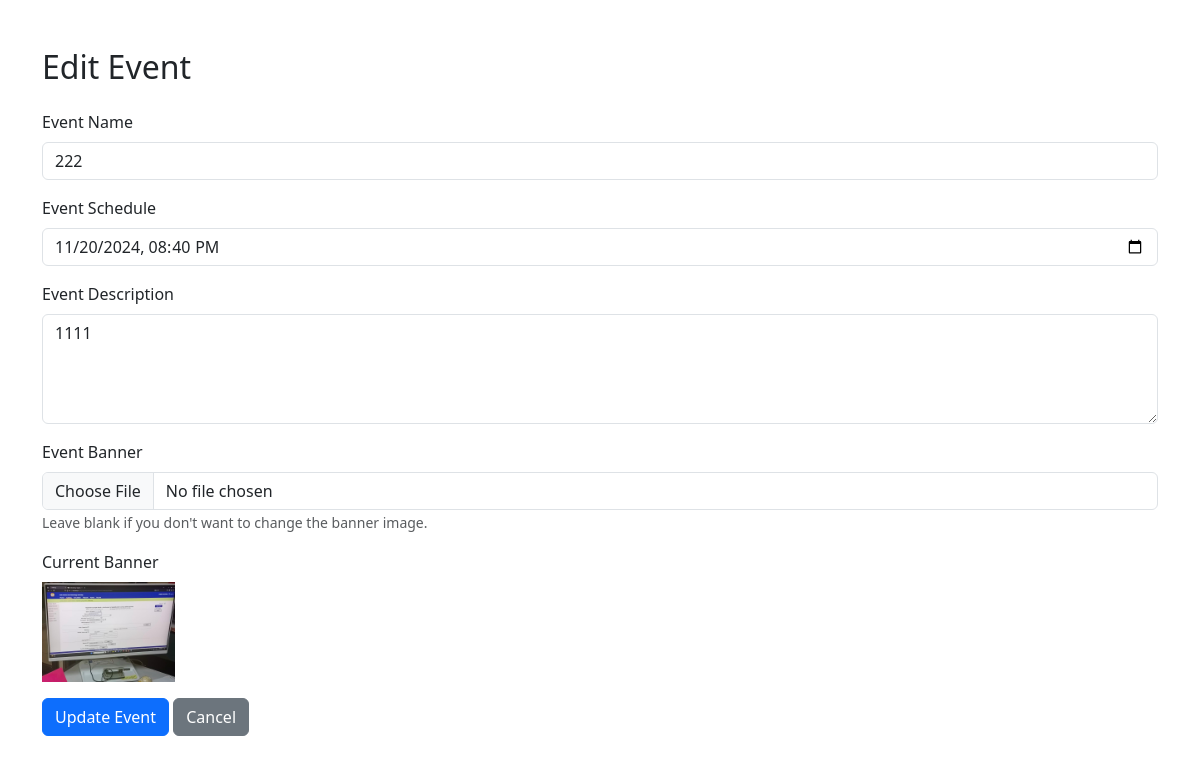
/admins/include/edit_event.php?id=5, run on the app's committed database.
### tables this page shows
CREATE TABLE `events` (
  `event_id` int(30) NOT NULL,
  `user_id` int(11) NOT NULL,
  `title` varchar(250) NOT NULL,
  `content` text NOT NULL,
  `schedule` datetime NOT NULL,
  `banner` text NOT NULL,
  `date_created` datetime NOT NULL DEFAULT current_timestamp()
);

### admins/include/edit_event.php (the view, shortened to what this page needs)
<?php
include '../../database.php';
if (isset($_GET['id']) && is_numeric($_GET['id'])) {
    $event_id = $_GET['id'];
    $qry = $conn->query("SELECT * FROM events WHERE event_id = $event_id");
    if ($qry->num_rows > 0) {
        $event = $qry->fetch_assoc();
    } else {
        echo "<script>alert('Event not found!'); window.location.href = 'index.php?page=events';</script>";
        exit;
    }
} else {
    echo "<script>alert('Invalid event ID!'); window.location.href = 'index.php?page=events';</script>";
    exit;
}
?>
<!DOCTYPE html>
<html lang="en">
<head>
    <link href="https://cdn.jsdelivr.net/npm/bootstrap@5.3.0/dist/css/bootstrap.min.css" rel="stylesheet">
</head>
<body>
    <div class="container mt-5">
        <h2 class="mb-4">Edit Event</h2>
        <form method="POST" enctype="multipart/form-data">
            <div class="mb-3">
                <label for="title" class="form-label">Event Name</label>
                <input type="text" class="form-control" id="title" name="title" value="<?= htmlspecialchars($event['title']) ?>" required>
            </div>
            <div class="mb-3">
                <label for="schedule" class="form-label">Event Schedule</label>
                <input type="datetime-local" class="form-control" id="schedule" name="schedule" value="<?= date('Y-m-d\TH:i', strtotime($event['schedule'])) ?>" required>
            </div>
            <div class="mb-3">
                <label for="content" class="form-label">Event Description</label>
                <textarea class="form-control" id="content" name="content" rows="4" required><?= htmlspecialchars($event['content']) ?></textarea>
            </div>
            <div class="mb-3">
                <label for="banner" class="form-label">Event Banner</label>
                <input type="file" class="form-control" id="banner" name="banner">
                <small class="form-text text-muted">Leave blank if you don't want to change the banner image.</small>
            </div>
            <div class="mb-3">
                <label for="current-banner" class="form-label">Current Banner</label><br>
                <?php if (!empty($event['banner']) && file_exists('uploads/' . $event['banner'])): ?>
                    <img src="uploads/<?= htmlspecialchars($event['banner']) ?>" alt="Current Banner" class="img-fluid" style="max-height: 100px;">
                <?php else: ?>
                    <p>No banner image available</p>
                <?php endif; ?>
            </div>
            <button type="submit" class="btn btn-primary">Update Event</button>
            <a href="../manage_event.php?page=events" class="btn btn-secondary">Cancel</a>
        </form>
    </div>
</body>
</html>

### data on the page
events: title "222", schedule "11/20/2024 20:40", content "1111", banner (picture)
